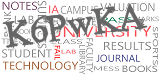
#> input picture 1.png, 160 x 75 px
$ python Remove_Noise3.py
#> lines starting #> are read from the running program, lines starting #| are printed output that depends on the picture; after the words box and inside, x2 and y2 are one past the last pixel; in counts of white or black regions, pixels touching at a corner belong together
import cv2
# import pytesseract
import numpy as np
from imutils.perspective import four_point_transform

# pytesseract.pytesseract.tesseract_cmd = r"C:\Program Files\Tesseract-OCR\tesseract.exe"

# Load image, convert to HSV, color threshold to get mask
image = cv2.imread('1.png')
#> image is the input picture: shape (75, 160, 3); mean B, G, R 216.1, 215.8, 220.6
hsv = cv2.cvtColor(image, cv2.COLOR_BGR2HSV_FULL)
#> hsv: shape (75, 160, 3); mean H, S, V 36.8, 8.2, 221.5
cv2.imshow('',hsv)
cv2.waitKey(0)
lower = np.array([0, 0, 0])
upper = np.array([100, 175, 110])
mask = cv2.inRange(hsv, lower, upper)
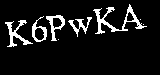
#> mask: shape (75, 160); 9% white; 8 white regions (3 under 20 px), largest, box (x1, y1, x2, y2) and area: (93, 4, 147, 34) 390, (5, 20, 33, 47) 228, (46, 15, 65, 41) 173, (68, 17, 92, 37) 143, (32, 16, 47, 42) 138
# mask = cv2.inRange(hsv, upper, lower)

# Morph close to connect individual text into a single contour
kernel = cv2.getStructuringElement(cv2.MORPH_RECT, (20,3))
close = cv2.morphologyEx(mask, cv2.MORPH_CLOSE, kernel, iterations=3)
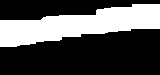
#> close: shape (75, 160); 32% white; 1 white region

# Find rotated bounding box then perspective transform
cnts = cv2.findContours(close, cv2.RETR_EXTERNAL, cv2.CHAIN_APPROX_SIMPLE)
#> cnts = 1 contour; box (x1, y1, x2, y2) and area: (0, 4, 160, 47) 3655
cnts = cnts[0] if len(cnts) == 2 else cnts[1]
rect = cv2.minAreaRect(cnts[0])
#> rect = ((79.42, 24.34), (162.9, 27.74), -6.91)
box = cv2.boxPoints(rect)
#> box = [[0.232, 47.91], [-3.11, 20.38], [158.6, 0.775], [161.9, 28.31]]
box = np.int0(box)
#> box = [[0, 47], [-3, 20], [158, 0], [161, 28]]
cv2.drawContours(image,[box],0,(36,255,12),1)
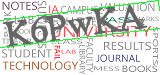
#> image: shape (75, 160, 3); 2.74% of pixels changed, all inside (x1, y1, x2, y2) = (0, 0, 160, 48)
warped = four_point_transform(255 - mask, box.reshape(4, 2))
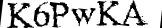
#> warped: shape (28, 162); min 0, max 255, mean 192.7

# OCR
# data = pytesseract.image_to_string(warped, lang='eng', config='--psm 6')
# print(data)

cv2.imshow('mask', mask)
cv2.waitKey()
cv2.imshow('close', close)
cv2.waitKey()
cv2.imshow('warped', warped)
cv2.waitKey()
cv2.imwrite('remove_noise.png',image)
cv2.imshow('image', image)
cv2.waitKey()

$ run again, with image_remove_line.png copied over 1.png
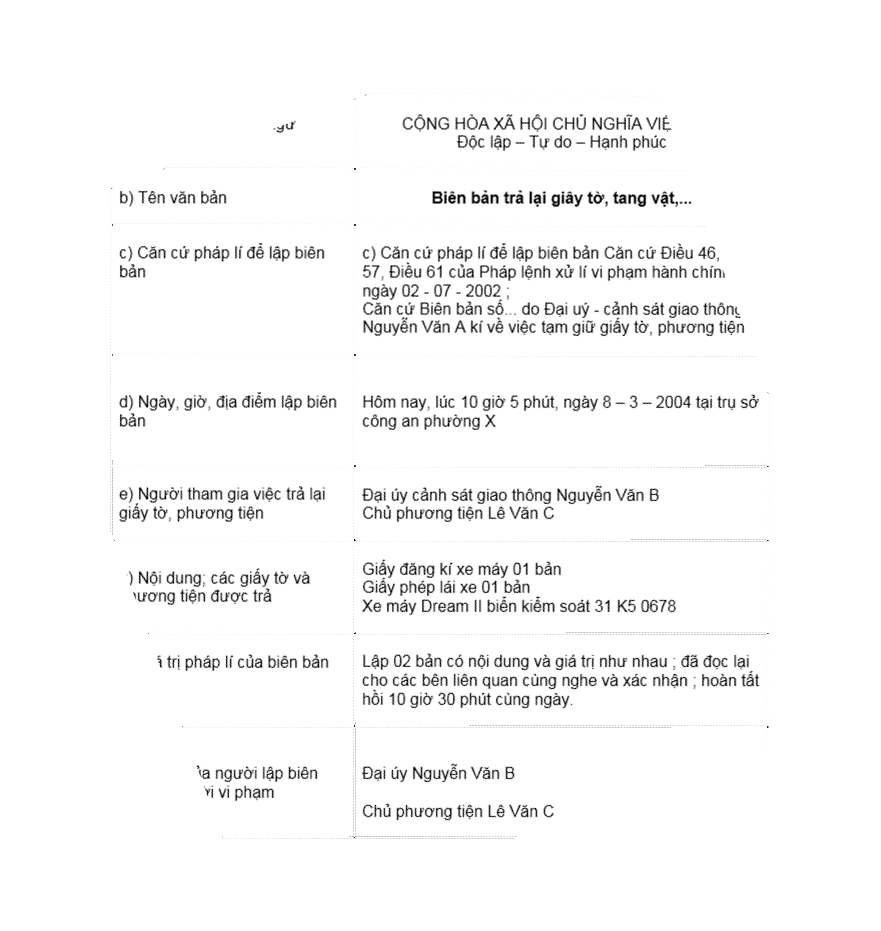
#> input picture image_remove_line.png, 881 x 931 px
#> image is the input picture: shape (931, 881, 3); min 0, max 255, mean 248
#> hsv: shape (931, 881, 3); mean H, S, V 0, 0, 248
#> `mask = cv2.inRange(hsv, lower, upper)`:
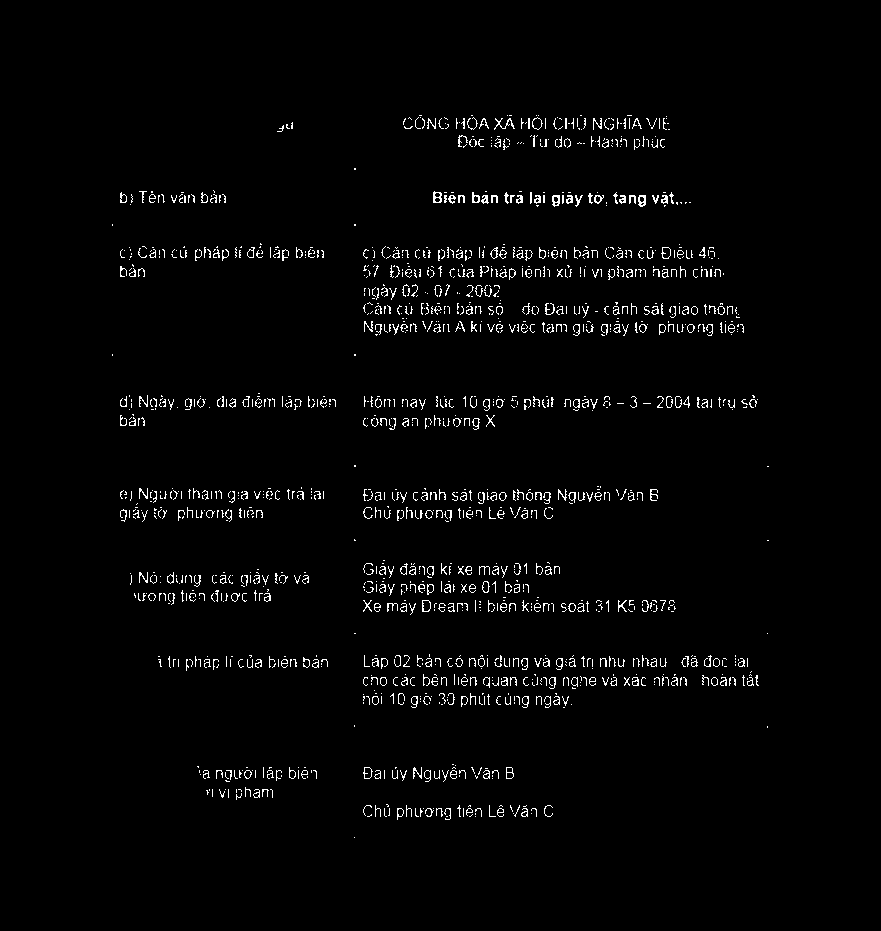
#> mask: shape (931, 881); 2.1% white in thin lines or dots, all inside (x1, y1, x2, y2) = (112, 115, 769, 838)
#> `close = cv2.morphologyEx(mask, cv2.MORPH_CLOSE, kernel, iterations=3)`:
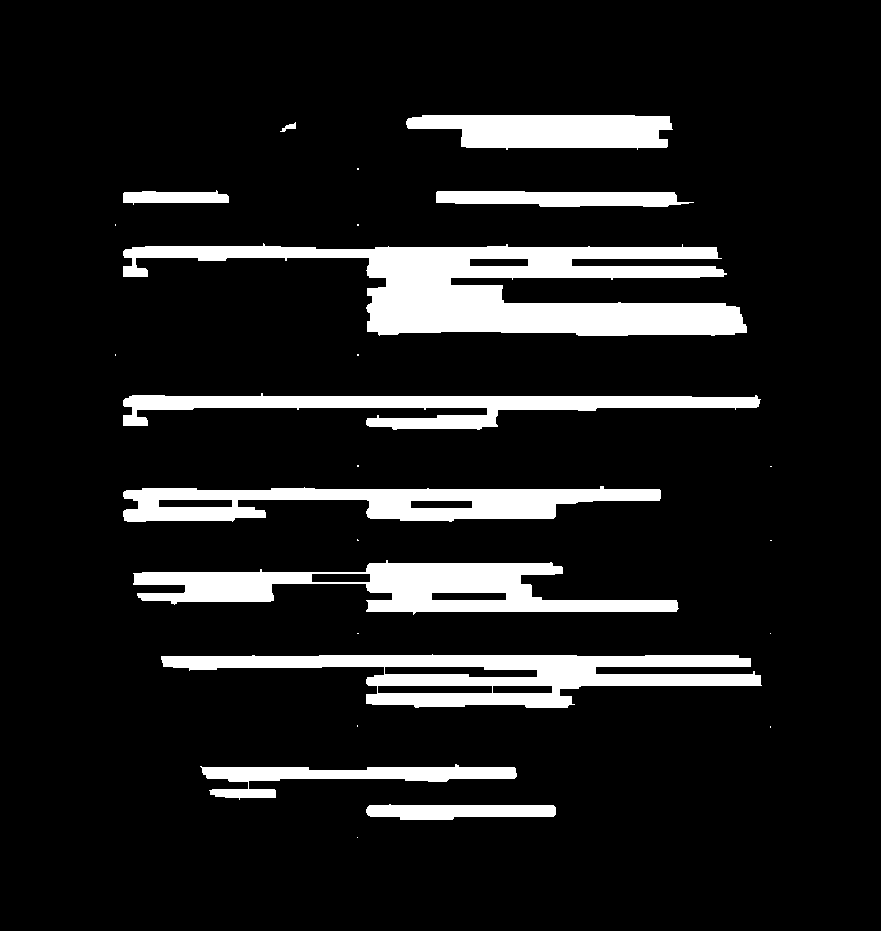
#> close: shape (931, 881); 11.7% white; 25 white regions (14 under 20 px)
#> cnts = 25 contours, 14 with area under 20; largest, box (x1, y1, x2, y2) and area: (123, 243, 747, 336) 26130, (161, 654, 762, 708) 16356, (133, 560, 679, 615) 14036, (123, 486, 661, 522) 11724, (123, 393, 761, 430) 9004
#> rect = ((357, 837), (0, 0), -90)
#> box = [[357, 837], [357, 837], [357, 837], [357, 837]]
#> image: shape (931, 881, 3); under 0.01% of pixels changed, all inside (x1, y1, x2, y2) = (357, 837, 358, 838)
#> warped: shape (931, 881); every value is 255

$ run again, with vanban1_deskew.png copied over 1.png
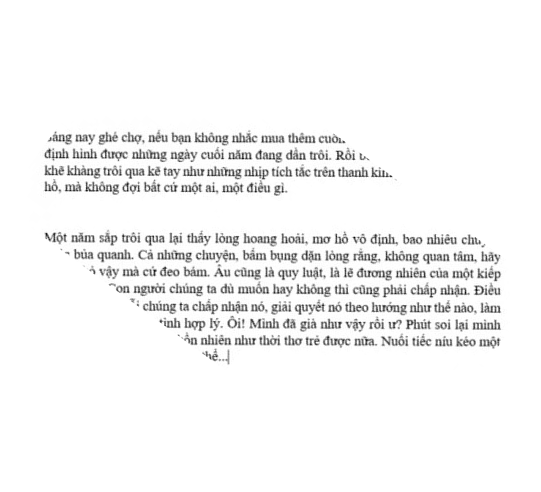
#> input picture vanban1_deskew.png, 541 x 492 px
#> image is the input picture: shape (492, 541, 3); min 4, max 255, mean 245.1
#> hsv: shape (492, 541, 3); mean H, S, V 0, 0, 245.1
#> `mask = cv2.inRange(hsv, lower, upper)`:
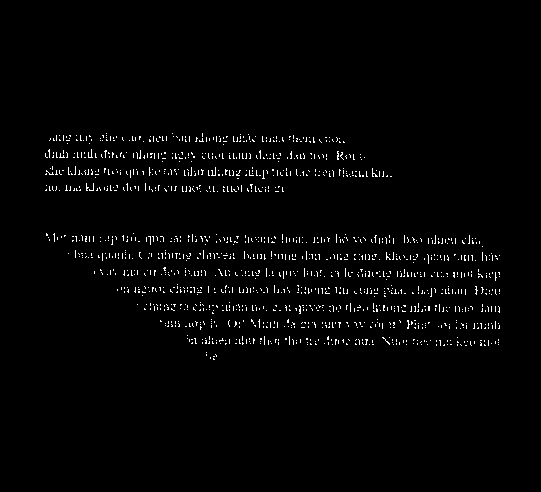
#> mask: shape (492, 541); 1.8% white in thin lines or dots, all inside (x1, y1, x2, y2) = (45, 133, 500, 360)
#> `close = cv2.morphologyEx(mask, cv2.MORPH_CLOSE, kernel, iterations=3)`:
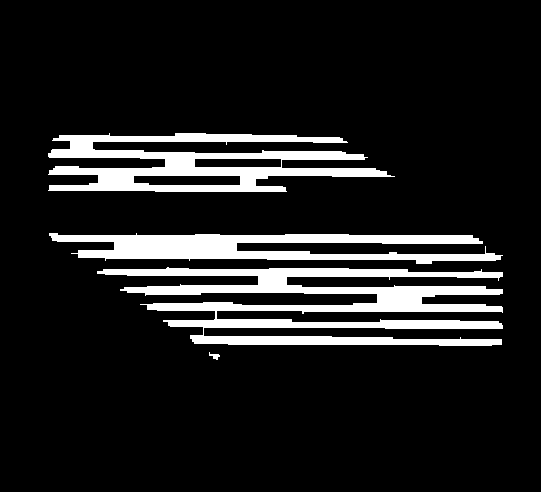
#> close: shape (492, 541); 12% white; 4 white regions
#> cnts = 4 contours; box (x1, y1, x2, y2) and area: (97, 267, 503, 346) 12596, (48, 133, 395, 192) 10412, (49, 233, 503, 264) 6985, (209, 352, 220, 360) 26
#> rect = ((213.6, 355.7), (5.31, 10.63), -77.47)
#> `box = cv2.boxPoints(rect)`: box = [[218.2, 359.5], [207.8, 357.2], [209, 352], [219.4, 354.3]]
#> `box = np.int0(box)`: box = [[218, 359], [207, 357], [208, 352], [219, 354]]
#> image: shape (492, 541, 3); 0.01% of pixels changed, all inside (x1, y1, x2, y2) = (207, 352, 220, 360)

$ run again, with vanban2_removeline.png copied over 1.png
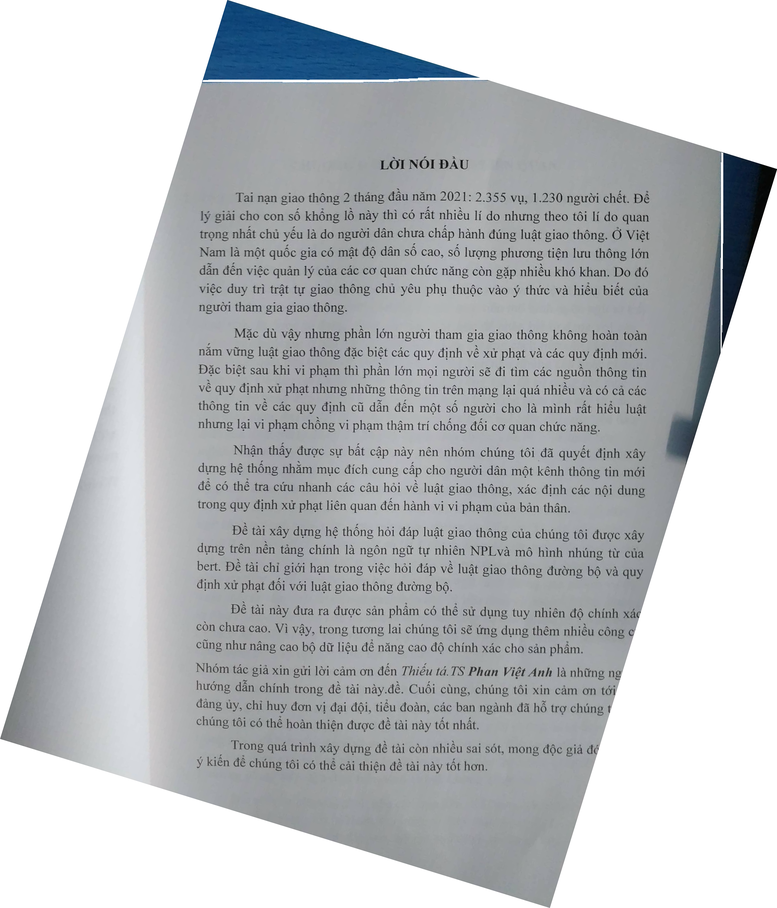
#> input picture vanban2_removeline.png, 777 x 908 px, shrunk from 2010 x 2349 before the run
#> image is the input picture: shape (908, 777, 3); mean B, G, R 196.7, 194.3, 191.6
#> hsv: shape (908, 777, 3); mean H, S, V 92.1, 9.8, 196.7
#> `mask = cv2.inRange(hsv, lower, upper)`:
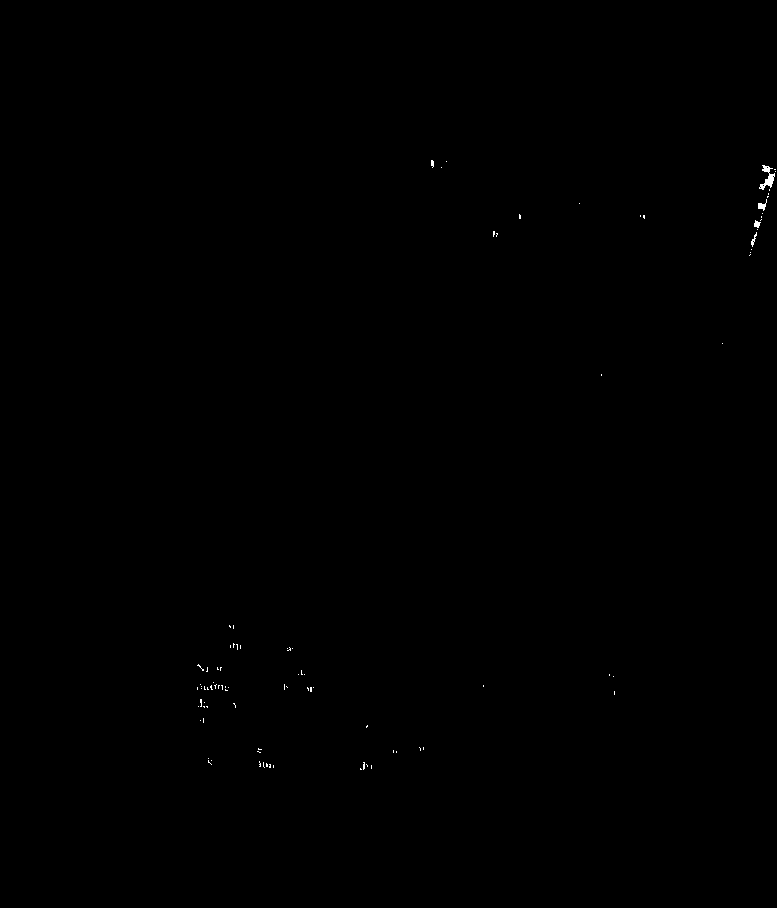
#> mask: shape (908, 777); 0.09% white in thin lines or dots, all inside (x1, y1, x2, y2) = (197, 160, 776, 770)
#> `close = cv2.morphologyEx(mask, cv2.MORPH_CLOSE, kernel, iterations=3)`:
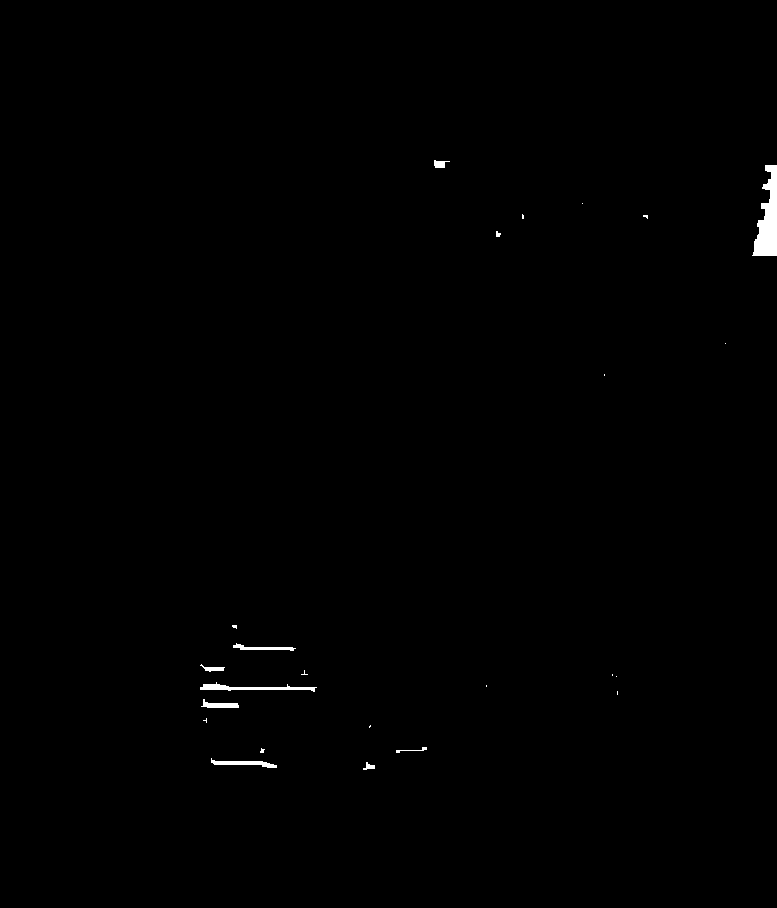
#> close: shape (908, 777); 0.4% white; 24 white regions (14 under 20 px)
#> cnts = 24 contours, 16 with area under 20; largest, box (x1, y1, x2, y2) and area: (752, 165, 777, 256) 1212, (200, 682, 317, 692) 306, (211, 758, 277, 768) 201, (201, 699, 239, 708) 144, (233, 643, 296, 651) 136, (200, 664, 225, 672) 62, (434, 160, 450, 168) 60, (363, 762, 375, 770) 34
#> rect = ((368.5, 765.5), (7, 11), -90)
#> box = [[374, 769], [363, 769], [363, 762], [374, 762]]
#> image: shape (908, 777, 3); 0.01% of pixels changed, all inside (x1, y1, x2, y2) = (363, 762, 375, 770)
